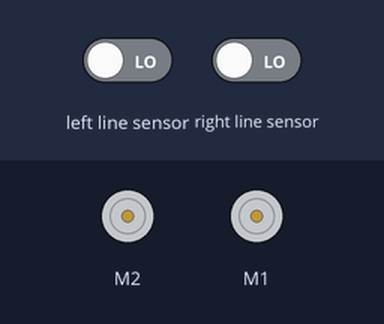
Simulated run of this program. Board: BBC micro:bit (MakeCode). On the bench: 2 × DC motor (green arrow = forward, orange = backward, longer = faster). The inputs (shaded band) are chosen by the test bench; at power-on: left line sensor LOW, right line sensor LOW.

Above: at 0.76 s.
1.3 s: left line sensor driven HIGH
At 1.6 s:
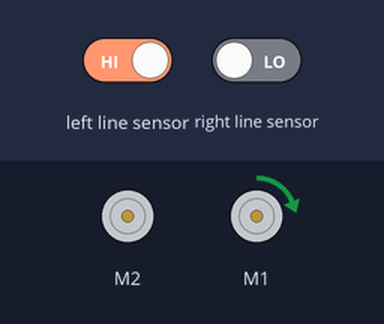
2.8 s: right line sensor driven HIGH
At 3.8 s:
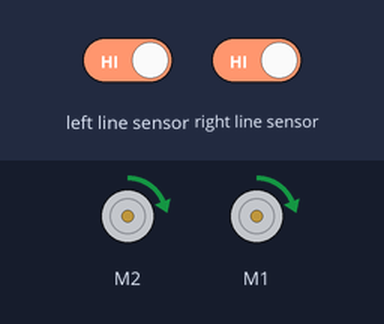
4.3 s: right line sensor driven LOW
At 5.5 s:
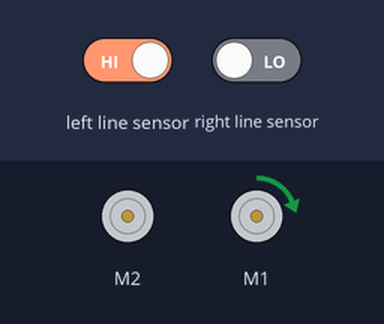
5.8 s: left line sensor driven LOW
At 5.96 s:
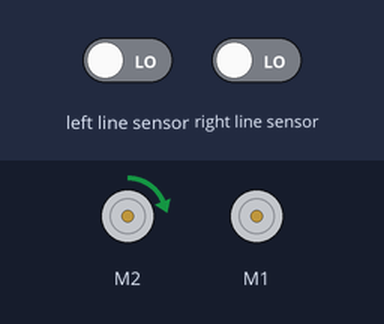
Timing chart, 0 to 9.8 s (numbered marks = the images above; inputs shaded):
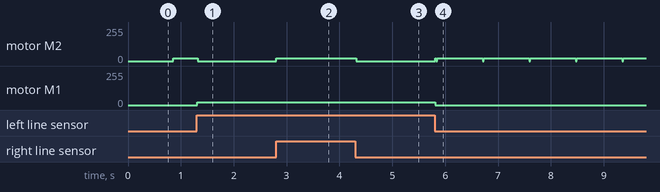

Measured:
- after the input at 1.3 s, motor M1: stopped → forward 20/255 at once
- after the input at 2.8 s, motor M2: stopped → forward 20/255 at once
- after the input at 4.3 s, motor M2: forward 20/255 → stopped at once
- after the input at 5.8 s, motor M2: stopped → forward 20/255 at once, then repeats every 0.88 s: stopped 0.02 s, forward 20/255 0.86 s; motor M1: forward 20/255 → stopped at once

The program:

main.ts
```typescript
basic.forever(function () {
    if (maqueen.readPatrol(maqueen.Patrol.PatrolLeft) == 1 && maqueen.readPatrol(maqueen.Patrol.PatrolRight) == 0) {
        maqueen.motorRun(maqueen.Motors.M1, maqueen.Dir.CW, 20)
    } else {
        maqueen.motorRun(maqueen.Motors.M2, maqueen.Dir.CW, 20)
    }
})
basic.forever(function () {
    if (maqueen.readPatrol(maqueen.Patrol.PatrolLeft) == 1) {
        maqueen.motorRun(maqueen.Motors.M1, maqueen.Dir.CW, 20)
    } else {
        maqueen.motorRun(maqueen.Motors.M1, maqueen.Dir.CW, 0)
    }
    if (maqueen.readPatrol(maqueen.Patrol.PatrolRight) == 1) {
        maqueen.motorRun(maqueen.Motors.M2, maqueen.Dir.CW, 20)
    } else {
        maqueen.motorRun(maqueen.Motors.M2, maqueen.Dir.CW, 0)
    }
})
```

test.ts
```typescript
// aquí va el archivo "tests"; esto no se compilará cuando este paquete se utilice como una extensión.
```
